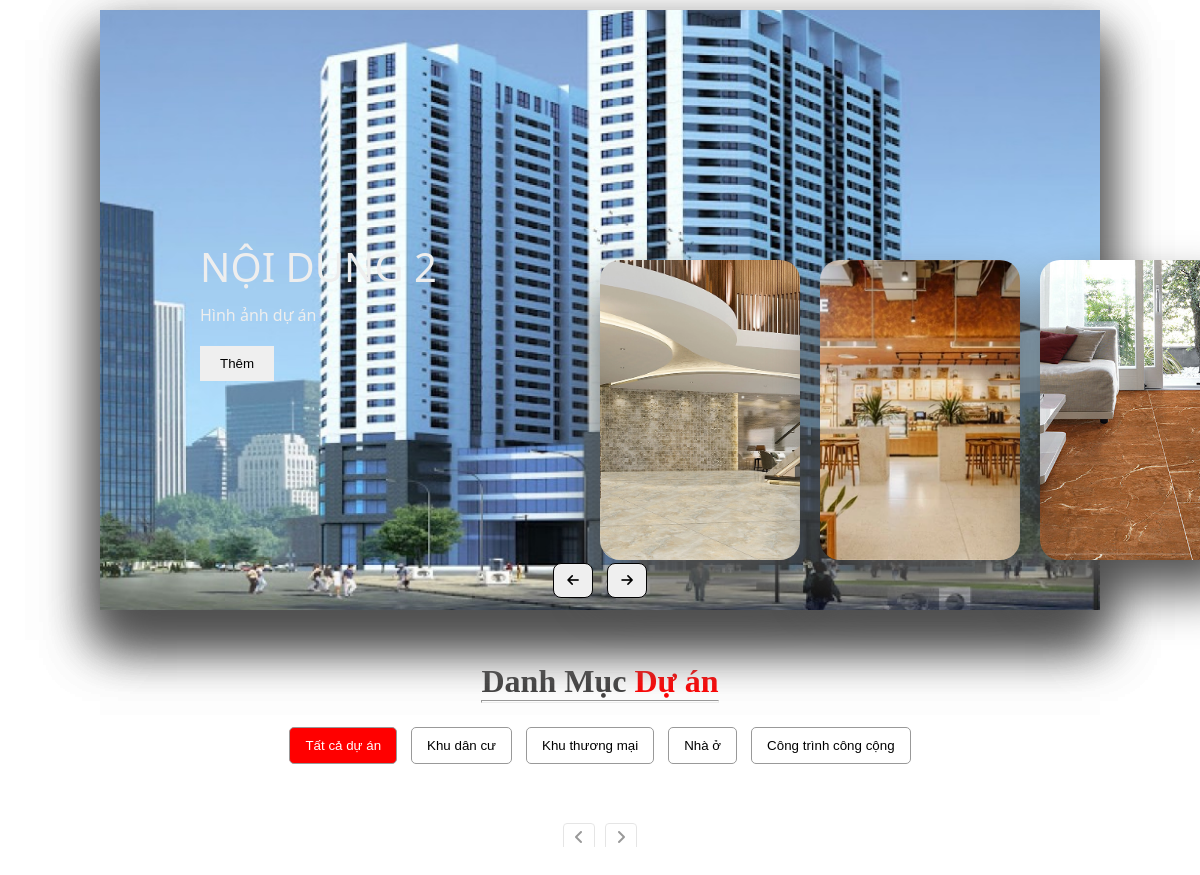
The page /folderhtml/duan.php on the database as committed earlier.
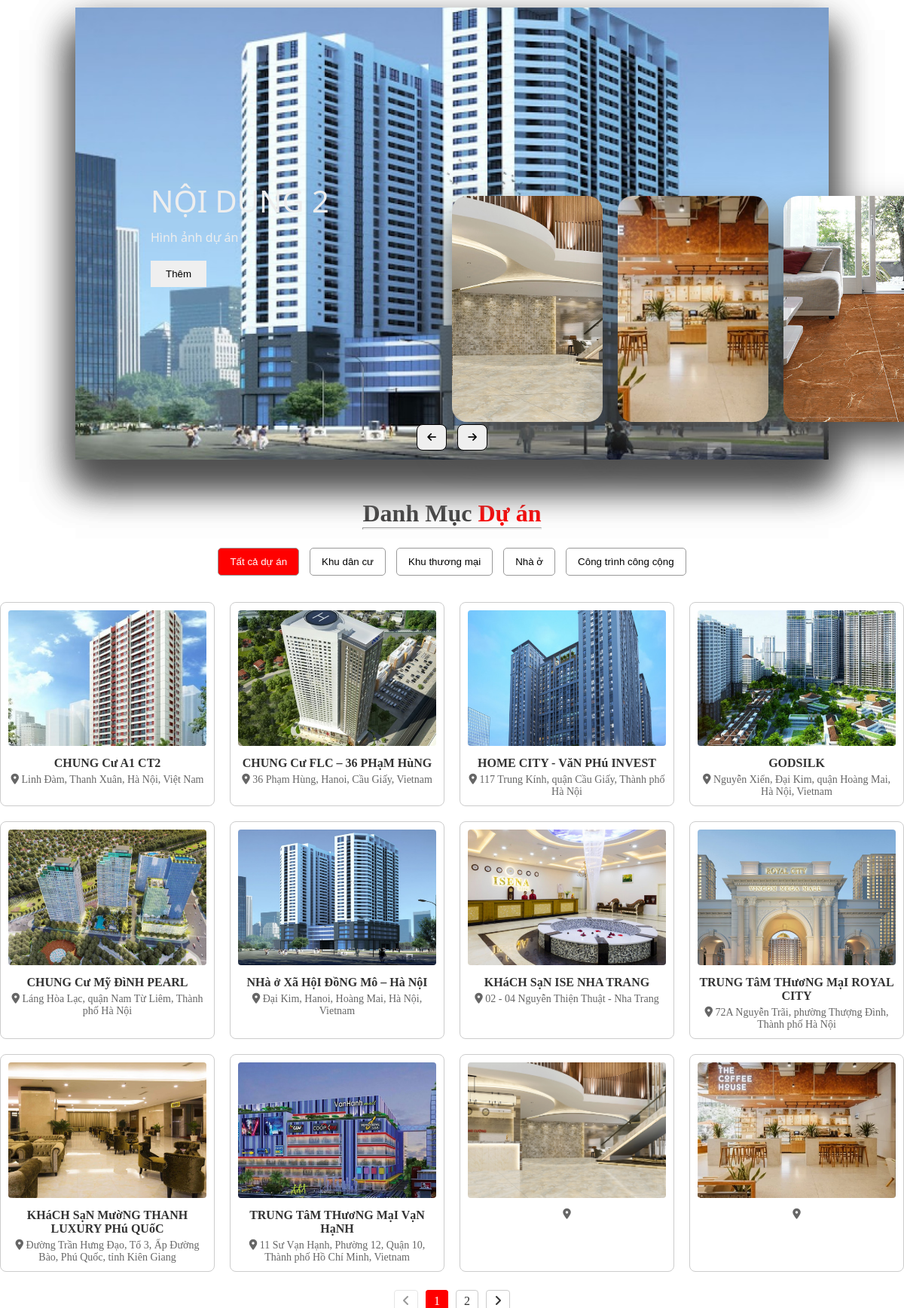
The same page on the database as committed later.
### tables this page shows
CREATE TABLE `duan` (
  `id_duan` int(11) NOT NULL,
  `id_loaiduan` int(11) NOT NULL,
  `mota_duan` varchar(255) NOT NULL,
  `dc_duan` varchar(255) NOT NULL,
  `ten_duan` varchar(255) NOT NULL,
  `imgduan` varchar(255) NOT NULL
);

### folderhtml/duan.php (the view, shortened to what this page needs)
<!DOCTYPE html>
<html lang="en">
<head>
    <link href="../foldercss/style.css" rel="stylesheet"/>
    <link href="../foldercss/duan.css" rel="stylesheet"/>
    <link rel="stylesheet" href="https://cdnjs.cloudflare.com/ajax/libs/font-awesome/6.7.2/css/all.min.css" />
</head>
<body>
<div id="container">
    <main>
        <div class="contentda">
        <div class="mainduan">
        <div class="item" style="background-image: url(../img/imgduan/duan2.jpeg);">
            <div class="sliderda">
                <div class="name">Nội dung 2</div>
                <div class="des">Hình ảnh dự án </div>
                <button>Thêm</button>
            </div>
        </div>
        <div class="item" style="background-image: url(../img/imgduan/duan3.webp);">
        </div>
        <div class="item" style="background-image: url(../img/imgduan/duan4.webp);">
        </div>
        <div class="item" style="background-image: url(../img/imgduan/duan5.jpeg);">
        </div>
        </div>
        <div class="button">
             <button class="prev"><i class="fa-solid fa-arrow-left"></i></button>
             <button class="next"><i class="fa-solid fa-arrow-right"></i></button>
        </div>
        </div>
        <br>
        <h1>Danh Mục <span>Dự án</span><br><hr></h1>
        <br>
        <div class="filter-buttons">
    <button class="filter-btn <?php if (!isset($_GET['loai'])) echo 'active'; ?>" data-loai="0">Tất cả dự án</button>
    <button class="filter-btn <?php if (isset($_GET['loai']) && $_GET['loai'] == 1) echo 'active'; ?>" data-loai="1">Khu dân cư</button>
    <button class="filter-btn <?php if (isset($_GET['loai']) && $_GET['loai'] == 2) echo 'active'; ?>" data-loai="2">Khu thương mại</button>
    <button class="filter-btn <?php if (isset($_GET['loai']) && $_GET['loai'] == 3) echo 'active'; ?>" data-loai="3">Nhà ở</button>
    <button class="filter-btn <?php if (isset($_GET['loai']) && $_GET['loai'] == 4) echo 'active'; ?>" data-loai="4">Công trình công cộng</button>
</div>
         <?php
    $link = mysqli_connect("127.0.0.1", "root", "", "showroom_gach", 3307);
    mysqli_set_charset($link, "utf8");
    $sd=12;
    $dk_loai = "";
    $sl="select * from duan $dk_loai ORDER BY id_loaiduan";
    $kq=mysqli_query($link,$sl);
    $tsp=mysqli_num_rows($kq);
    $tst=ceil($tsp/$sd);
    $page = isset($_GET['page']) ? $_GET['page'] : 1;
        $vt = ($page - 1) * $sd;
    $sl2="select * from duan $dk_loai ORDER BY id_loaiduan LIMIT $vt,$sd";
    $kq2=mysqli_query($link,$sl2);
    ?>
    <div id="duan-list" class="duan-grid">
<?php while ($d2 = mysqli_fetch_array($kq2)) { ?>
    <div class="duan-item">
        <img src="../img/imgduan/<?php echo $d2['imgduan']; ?>" alt="Ảnh dự án">
        <div class="duan-title"><?php echo strtoupper($d2['ten_duan']); ?></div>
        <div class="duan-address"><i class="fa fa-location-dot"></i> <?php echo $d2['dc_duan']; ?></div>
    </div>
<?php } ?>
</div>
    <div class="pagination">
<?php
    $loai = isset($_GET['loai']) ? intval($_GET['loai']) : 0;
    $url_prefix = $loai > 0 ? "?loai=$loai&" : "?";
    $anchor = "#duan-list";
    if ($page > 1) {
        echo "<a href='{$url_prefix}page=" . ($page - 1) . "{$anchor}' class='pag-btn'><i class='fa-solid fa-angle-left'></i></a>";
    } else {
        echo "<span class='pag-btn disabled'><i class='fa-solid fa-angle-left'></i></span>";
    }
    for ($i = 1; $i <= $tst; $i++) {
        if ($i == $page) {
            echo "<span class='pnow pag-btn'>$i</span>";
        } else {
            echo "<a href='{$url_prefix}page=$i{$anchor}' class='pag-btn'>$i</a>";
        }
    }
    if ($page < $tst) {
        echo "<a href='{$url_prefix}page=" . ($page + 1) . "{$anchor}' class='pag-btn'><i class='fa-solid fa-angle-right'></i></a>";
    } else {
        echo "<span class='pag-btn disabled'><i class='fa-solid fa-angle-right'></i></span>";
    }
?>
</div>
    </main>
</div>
</body>
</html>

### foldercss/style.css (style rules this page uses)
#container { background-color: white; width: 1200px; min-height: 1000px; justify-content: center; align-items: center; margin: 0 auto; overflow: hidden; border: none !important; }
main { background-color: white; width: 100%; min-height: 500px; justify-content: center; align-items: center; overflow: hidden; }

### foldercss/duan.css (style rules this page uses)
* { margin: 0; padding: 0; box-sizing: border-box; }
body { background-color: #eaeaea ; }
.contentda { position: relative; margin: 10px auto; width: 100%; max-width: 1000px; height: 600px; background-color: #f5f5f5; box-shadow: 0 30px 50px #dbdbdb ; }
.contentda .mainduan .item { width: 200px; height: 300px; position: absolute; top :50%; transform: translate(0, -50px); border-radius: 20px; box-shadow: 0 30px 50px #505050; background-size: cover; display: inline-block; transition: 0.5s ; }
.mainduan .item:nth-child(1), .mainduan .item:nth-child(2) { top: 0; left: 0; transform: translate(0, 0); border-radius: 0; width: 100%; height: 100%; }
.mainduan .item:nth-child(3) { left: 50%; }
.mainduan .item:nth-child(4) { left: calc(50% + 220px); }
.mainduan .item:nth-child(5) { left: calc(50% + 440px); }
.item { background-size: cover; background-position: center; background-repeat: no-repeat; }
.item .sliderda { position: absolute; top: 50%; left: 100px; width: 300px; text-align: left; color:#eee; transform: translate(0, -50%); font-family: system-ui, 'Open Sans', 'Helvetica Neue', sans-serif; display: none; }
.mainduan .item:nth-child(2) .sliderda { display: block; }
.sliderda .name { font-size: 40px; text-transform: uppercase; font-weight: bolt; opacity: 0; animation: animate 1s ease-in-out 1 forwards; }
.sliderda .des { margin-top: 10px; margin-bottom: 20px; opacity: 0; animation: animate 1s ease-in-out 0.3s 1 forwards; }
.sliderda button { padding: 10px 20px; border: none; cursor: pointer; opacity: 0; animation: animate 1s ease-in-out 0.6s 1 forwards; }
.button { width: 100%; text-align: center; position: absolute; bottom: 12px; }
.button button { width: 40px; height: 35px; border-radius: 8px; border: none; cursor: pointer; margin: 0 5px; border: 1px solid #000; transition: 0.3s; }
h1 { margin-top: 25px; color: #414040; text-align: center; background-size: cover; display: inline-block; transition: 0.5s; outline: none; user-select: none; }
h1 span { color: red; font-weight: bold; }
h1 hr { color: gray; height: 3px; }
.filter-buttons { text-align: center; margin-top: 15px; }
.filter-buttons button { padding: 10px 15px; margin: 5px; border: 1px solid #999; background-color: #fff; color: #000; border-radius: 5px; cursor: pointer; transition: 0.3s; }
.filter-buttons button.active { background-color: red; color: white; }
.duan-grid { display: grid; grid-template-columns: repeat(4, 1fr); gap: 20px; margin-top: 30px; }
.duan-item { border: 1px solid #ccc; border-radius: 8px; padding: 10px; text-align: center; transition: transform 0.3s ease; }
.duan-item img { width: 100%; height: 180px; object-fit: cover; border-radius: 4px; }
.duan-title { font-weight: bold; margin-top: 10px; font-size: 16px; color: #333; }
.duan-address { font-size: 14px; color: #666; margin-top: 5px; }
.pagination { margin-top: 30px; text-align: center; }
.pagination a, .pagination span { margin: 0 5px; padding: 5px 10px; border-radius: 4px; text-decoration: none; border: 1px solid #ccc; color: #333; }
.pagination span.pnow { background-color: red; color: white; border-color: red; }
.pag-btn { margin: 0 5px; padding: 6px 12px; border-radius: 4px; text-decoration: none; border: 1px solid #ccc; color: #333; transition: 0.3s; }
.pag-btn.disabled { opacity: 0.5; cursor: default; }
.pnow { background-color: red; color: white; border-color: red; }

### folderhtml/duan.php (style rules this page uses)
body { text-align:center }

Rows that differ between the two databases and show on the page:
added duan: imgduan (picture), ten_duan "CHUNG Cư A1 CT2", dc_duan "Linh Đàm, Thanh Xuân, Hà Nội, Việt Nam"
added duan: imgduan (picture), ten_duan "CHUNG Cư FLC – 36 PHạM HùNG", dc_duan "36 Phạm Hùng, Hanoi, Cầu Giấy, Vietnam"
added duan: imgduan (picture), ten_duan "HOME CITY - VăN PHú INVEST", dc_duan "117 Trung Kính, quận Cầu Giấy, Thành phố Hà Nội"
added duan: imgduan (picture), ten_duan "GODSILK", dc_duan "Nguyễn Xiển, Đại Kim, quận Hoàng Mai, Hà Nội, Vietnam"
added duan: imgduan (picture), ten_duan "CHUNG Cư Mỹ ĐìNH PEARL", dc_duan "Láng Hòa Lạc, quận Nam Từ Liêm, Thành phố Hà Nội"
added duan: imgduan (picture), ten_duan "NHà ở Xã HộI ĐồNG Mô – Hà NộI", dc_duan "Đại Kim, Hanoi, Hoàng Mai, Hà Nội, Vietnam"
added duan: imgduan (picture), ten_duan "KHáCH SạN ISE NHA TRANG", dc_duan "02 - 04 Nguyễn Thiện Thuật - Nha Trang"
added duan: imgduan (picture), ten_duan "TRUNG TâM THươNG MạI ROYAL CITY", dc_duan "72A Nguyễn Trãi, phường Thượng Đình, Thành phố Hà Nội"
added duan: imgduan (picture), ten_duan "KHáCH SạN MườNG THANH LUXURY PHú QUốC", dc_duan "Đường Trần Hưng Đạo, Tổ 3, Ấp Đường Bào, Phú Quốc, tỉnh Kiên Giang"
added duan: imgduan (picture), ten_duan "TRUNG TâM THươNG MạI VạN HạNH", dc_duan "11 Sư Vạn Hạnh, Phường 12, Quận 10, Thành phố Hồ Chí Minh, Vietnam"
added duan: imgduan (picture)
added duan: imgduan (picture)
Other text that changed with them:
new list line: "1"
new list line: "2"
